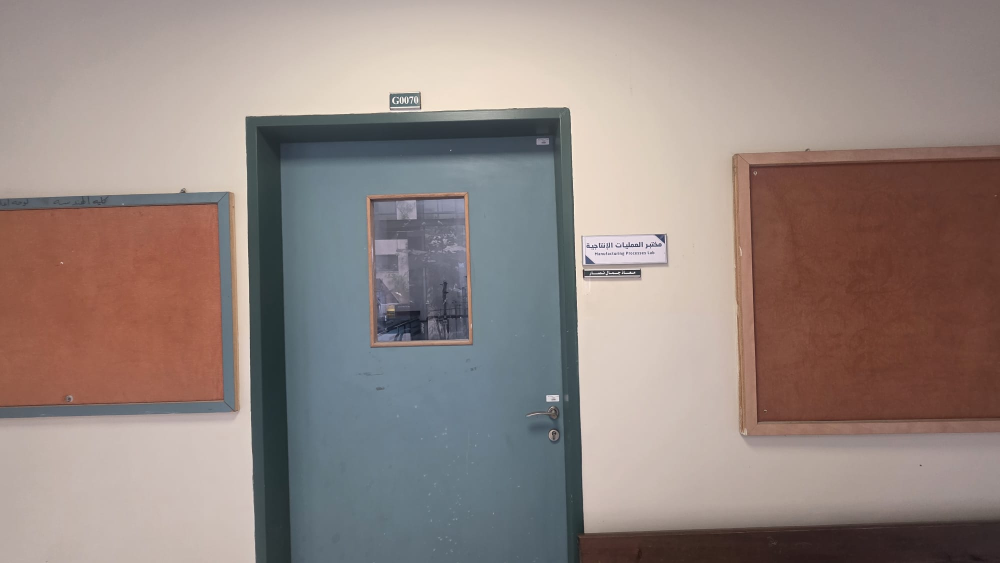
#> input picture HOB_Robot_Vision/images/G0070.jpg, 2000 x 1126 px (shown at 1/2 size); its folder holds only this picture in this run
$ python annotate.py
#> lines starting #> are read from the running program, lines starting #| are printed output that depends on the picture

from pathlib import Path
import shutil
import cv2

BASE = Path(__file__).resolve().parent
IMAGES = BASE / "images"
DATASET = BASE / "dataset"

files = sorted(
    p for p in IMAGES.iterdir()
    if p.suffix.lower() in (".jpg", ".jpeg", ".png")
)

if not files:
    raise SystemExit("No images found in images folder")

for i, path in enumerate(files):
    image = cv2.imread(str(path))
#> image is the input picture: shape (1126, 2000, 3); mean B, G, R 128.8, 133.7, 147.8

    if image is None:
        print("Cannot read:", path.name)
        continue

    height, width = image.shape[:2]
#> height = 1126; width = 2000
    scale = min(1.0, 1200 / width, 800 / height)
#> scale = 0.6

    preview = cv2.resize(
        image, None,
        fx=scale, fy=scale
    )
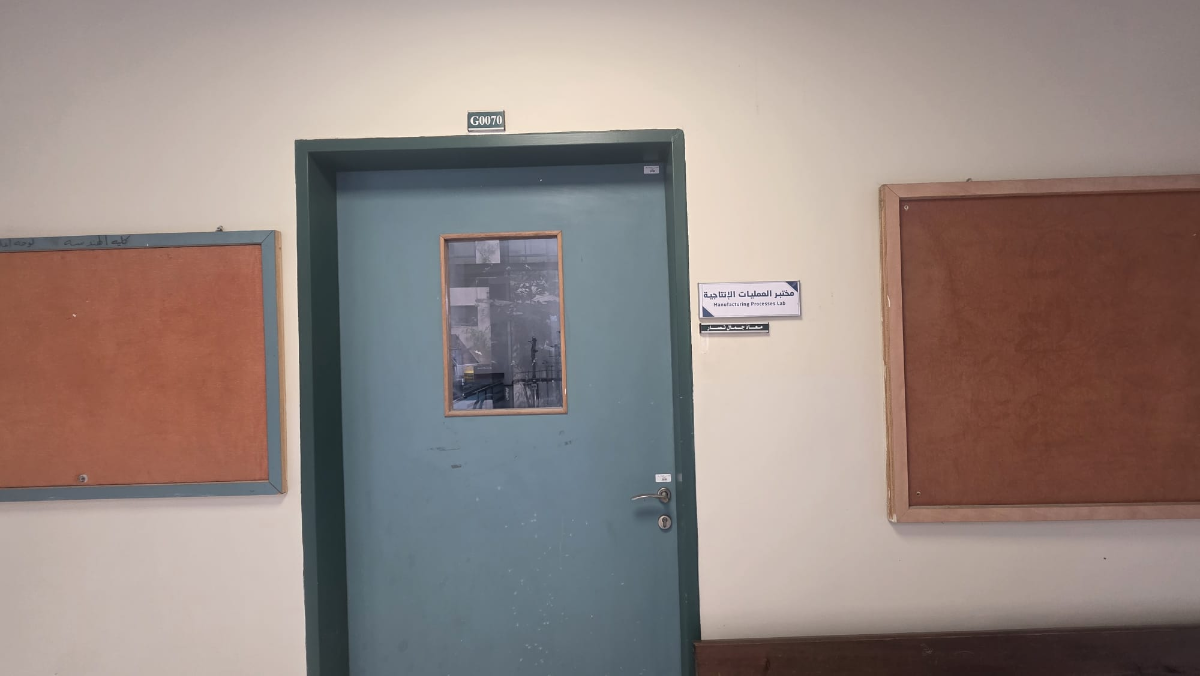
#> preview: shape (676, 1200, 3); mean B, G, R 128.7, 133.7, 147.7

    print("\nImage:", path.name)
    print("Select ONLY the room number sign")

#> (the run stopped early here; a loop or call above may not have finished)

$ run again, on HOB_Robot_Vision/images/WhatsApp Image 2026-10-20 at 12.17.51 PM.jpeg
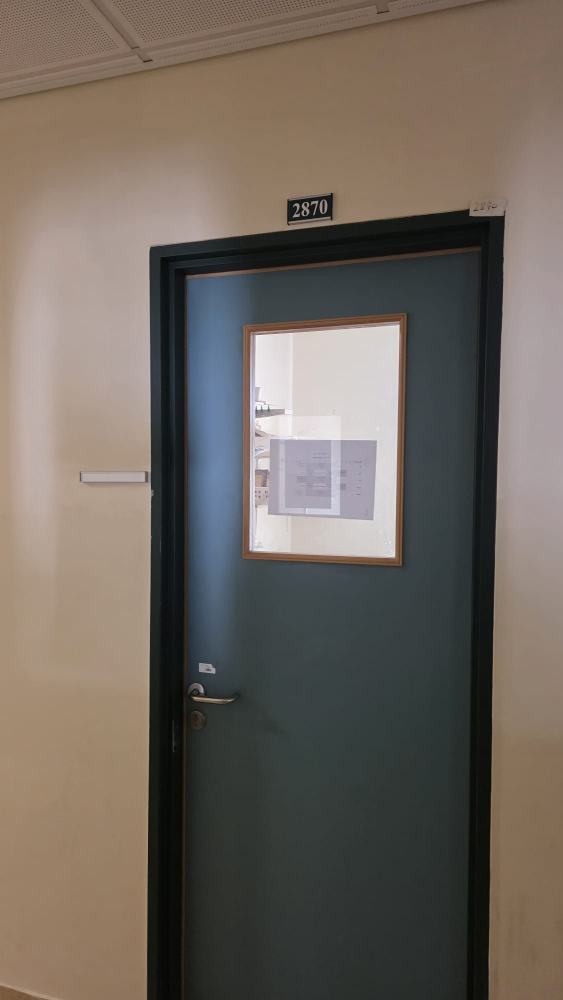
#> input picture HOB_Robot_Vision/images/WhatsApp Image 2026-10-20 at 12.17.51 PM.jpeg, 1126 x 2000 px (shown at 1/2 size)
#> image is the input picture: shape (2000, 1126, 3); mean B, G, R 94.3, 102.6, 111.3
#> `preview = cv2.resize( image, None, fx=scale, fy=scale )`:
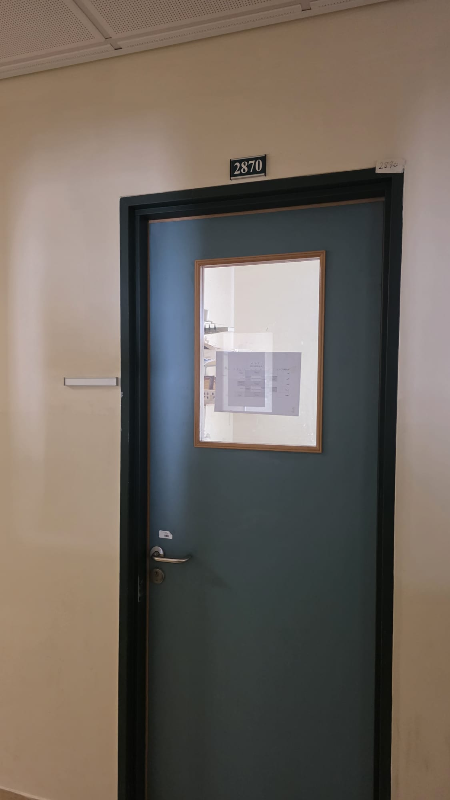
#> preview: shape (800, 450, 3); mean B, G, R 94.3, 102.6, 111.3
